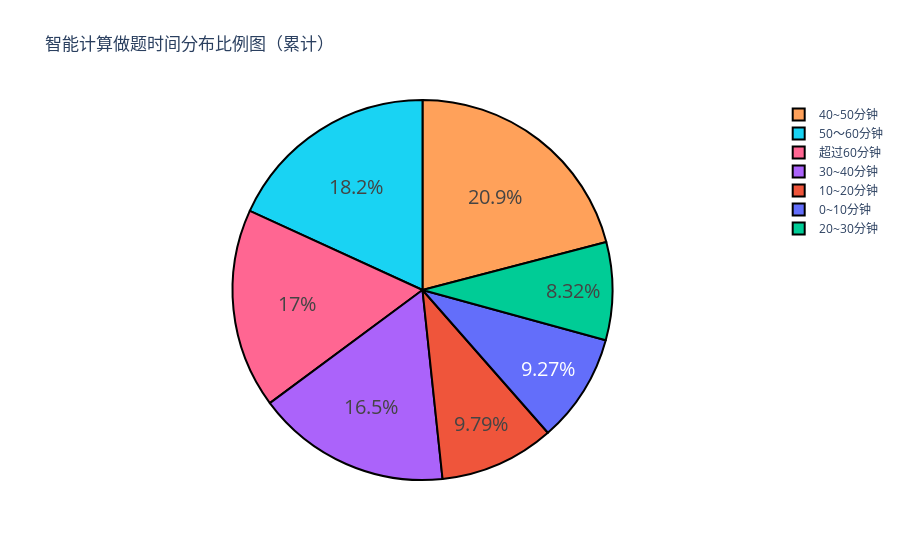

Notebook cell for this chart:
### Code cell
import plotly as py
import plotly.graph_objs as go
pyplt=py.offline.plot
labels=['0~10分钟','10~20分钟','20~30分钟','30~40分钟','40~50分钟', '50～60分钟', '超过60分钟']
values=x1_list
trace=[go.Pie(labels=labels,values=values)]
layout=go.Layout(
    title='智能计算做题时间分布比例图（累计）'
)
fig=go.Figure(data=trace,layout=layout)
fig.update_traces(hoverinfo='label+percent',
#  textinfo='value', 
 textfont_size=20, marker=dict(colors=plotly.colors.qualitative.Plotly[0:7], line=dict(color='#000000', width=2)))
pyplt(fig,filename='plot/总计智能计算时间分布饼图.html')
offline.iplot(fig)

### Figure 1 — Plotly figure (JSON) as saved in the notebook; plotly's stock layout.template omitted (floating-point values rounded to 4 significant figures)
{"data": [{"hoverinfo": "label+percent", "labels": ["0~10分钟", "10~20分钟", "20~30分钟", "30~40分钟", "40~50分钟", "50～60分钟", "超过60分钟"], "marker": {"colors": ["#636EFA", "#EF553B", "#00CC96", "#AB63FA", "#FFA15A", "#19D3F3", "#FF6692"], "line": {"color": "#000000", "width": 2}}, "textfont": {"size": 20}, "type": "pie", "values": [1909, 2015, 1713, 3403, 4308, 3738, 3497]}], "layout": {"title": {"text": "智能计算做题时间分布比例图（累计）"}}}
